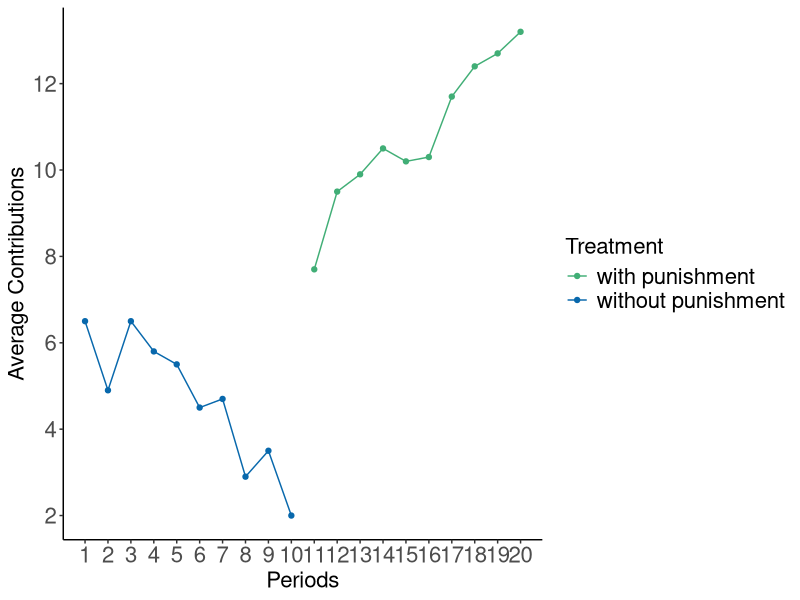
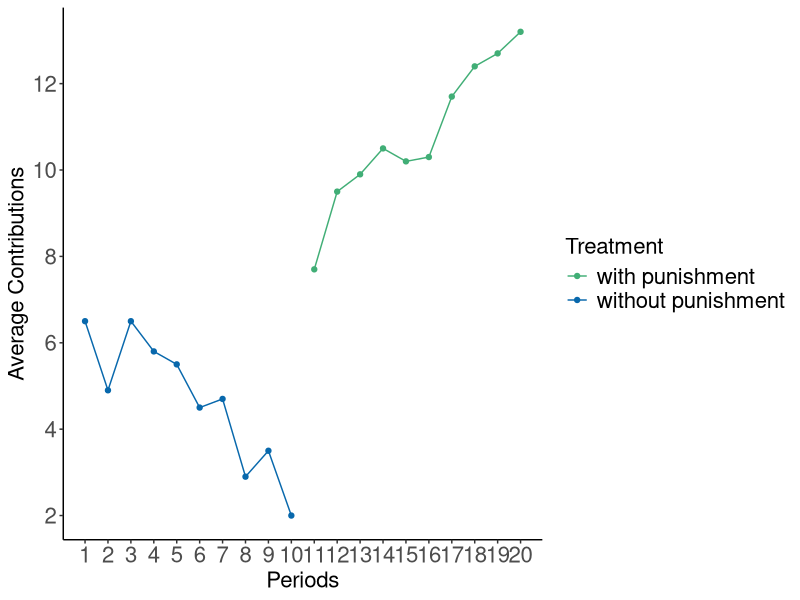

These charts were generated, in order, by the following R code:
library(ggplot2)
library(ggthemes)

FG_2000 <- data.frame("p" = 1:20, 
                     "contrib" = c(6.5, 4.9, 6.5, 5.8, 5.5, 4.5, 4.7, 2.9, 3.5, 2.0,
                                   7.7, 9.5, 9.9, 10.5, 10.2, 10.3, 11.7, 12.4, 12.7, 13.2), 
                     "Treatment" = c("without punishment", "without punishment", "without punishment", "without punishment", "without punishment", "without punishment", "without punishment", "without punishment", "without punishment", "without punishment",
                                   "with punishment", "with punishment", "with punishment", "with punishment", "with punishment", "with punishment", "with punishment", "with punishment", "with punishment", "with punishment")
                     )

BHcolors <- c("#41ae76", "#0868ac")

tx3 <- ggplot(data = FG_2000, aes(x = p, y = contrib, col=Treatment)) +
  geom_point() + 
  geom_line() +
  scale_color_manual(values = BHcolors) +
  #scale_shape_manual( values = c(1, 19)) + 
  scale_x_continuous(breaks = scales::pretty_breaks(n = 20), limits = c(1,20)) +
  scale_y_continuous(breaks = scales::pretty_breaks(n = 5)) +
  #scale_fill_discrete("Treatment", breaks=c("wo", "w"),
  #                    labels = c("without punishment", "with punishment")) +
  xlab("Periods") + 
  ylab("Average Contributions") +
  theme_classic() +
  theme(axis.title.y = element_text(size = 16),
        legend.text=element_text(size=16),
        axis.text.x = element_text(size = 16),
        axis.text.y = element_text(size = 16),
        axis.title.x = element_text(size = 16),
        legend.title =element_text(size=16)) 
  

print(tx3)

  
ggsave("people/Fehr_Gachter_2000.pdf", width = 10, height = 5)
